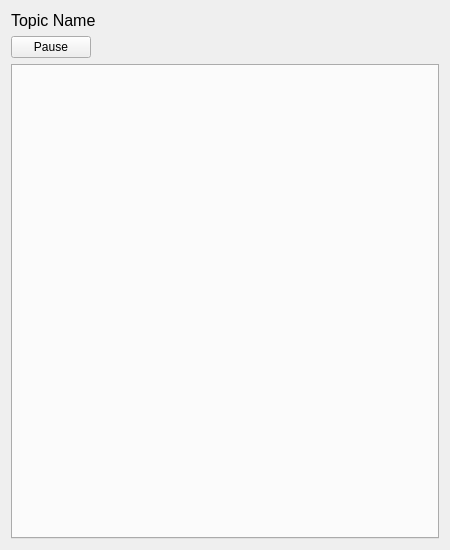
<?xml version="1.0" encoding="UTF-8"?>
<ui version="4.0">
 <class>VisualisationWidget</class>
 <widget class="QWidget" name="VisualisationWidget">
  <property name="geometry">
   <rect>
    <x>0</x>
    <y>0</y>
    <width>450</width>
    <height>550</height>
   </rect>
  </property>
  <property name="windowTitle">
   <string>GroupWidget</string>
  </property>
  <layout class="QVBoxLayout" name="verticalLayout">
   <item>
    <widget class="QLabel" name="topic_name_label">
     <property name="minimumSize">
      <size>
       <width>50</width>
       <height>0</height>
      </size>
     </property>
     <property name="font">
      <font>
       <pointsize>12</pointsize>
      </font>
     </property>
     <property name="text">
      <string>Topic Name</string>
     </property>
     <property name="scaledContents">
      <bool>false</bool>
     </property>
    </widget>
   </item>
   <item>
    <layout class="QHBoxLayout" name="button_layout">
     <item>
      <widget class="QPushButton" name="pause_button">
       <property name="minimumSize">
        <size>
         <width>10</width>
         <height>0</height>
        </size>
       </property>
       <property name="text">
        <string>Pause</string>
       </property>
       <property name="icon">
        <iconset resource="../../../../../iconset/ecalicons.qrc">
         <normaloff>:/ecalicons/PAUSE</normaloff>
         <normalon>:/ecalicons/START</normalon>:/ecalicons/PAUSE</iconset>
       </property>
       <property name="checkable">
        <bool>true</bool>
       </property>
      </widget>
     </item>
     <item>
      <spacer name="button_spacer">
       <property name="orientation">
        <enum>Qt::Horizontal</enum>
       </property>
       <property name="sizeHint" stdset="0">
        <size>
         <width>0</width>
         <height>0</height>
        </size>
       </property>
      </spacer>
     </item>
    </layout>
   </item>
   <item>
    <layout class="QHBoxLayout" name="content_layout">
     <item>
      <widget class="QTabWidget" name="tab_widget"/>
     </item>
    </layout>
   </item>
  </layout>
 </widget>
 <resources>
  <include location="../../../../../iconset/ecalicons.qrc"/>
 </resources>
 <connections/>
</ui>
